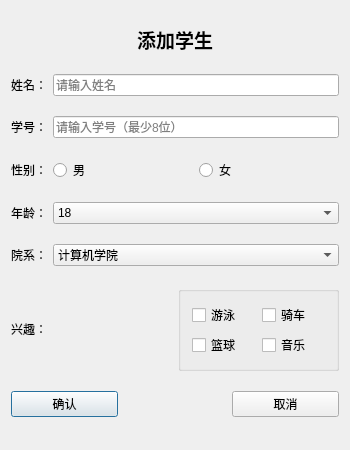
<?xml version="1.0" encoding="UTF-8"?>
<ui version="4.0">
 <class>AddStudentClass</class>
 <widget class="QDialog" name="AddStudentClass">
  <property name="geometry">
   <rect>
    <x>0</x>
    <y>0</y>
    <width>350</width>
    <height>450</height>
   </rect>
  </property>
  <property name="windowTitle">
   <string>AddStudent</string>
  </property>
  <layout class="QVBoxLayout" name="verticalLayout">
   <item>
    <widget class="QLabel" name="label">
     <property name="sizePolicy">
      <sizepolicy hsizetype="Preferred" vsizetype="Fixed">
       <horstretch>0</horstretch>
       <verstretch>0</verstretch>
      </sizepolicy>
     </property>
     <property name="font">
      <font>
       <pointsize>14</pointsize>
       <weight>75</weight>
       <bold>true</bold>
      </font>
     </property>
     <property name="text">
      <string>添加学生</string>
     </property>
     <property name="alignment">
      <set>Qt::AlignCenter</set>
     </property>
    </widget>
   </item>
   <item>
    <layout class="QHBoxLayout" name="horizontalLayout" stretch="0,0">
     <item>
      <widget class="QLabel" name="label_2">
       <property name="text">
        <string>姓名：</string>
       </property>
      </widget>
     </item>
     <item>
      <widget class="QLineEdit" name="leName">
       <property name="placeholderText">
        <string>请输入姓名</string>
       </property>
       <property name="clearButtonEnabled">
        <bool>true</bool>
       </property>
      </widget>
     </item>
    </layout>
   </item>
   <item>
    <layout class="QHBoxLayout" name="horizontalLayout_2" stretch="0,0">
     <item>
      <widget class="QLabel" name="label_3">
       <property name="text">
        <string>学号：</string>
       </property>
      </widget>
     </item>
     <item>
      <widget class="QLineEdit" name="leId">
       <property name="placeholderText">
        <string>请输入学号（最少8位）</string>
       </property>
       <property name="clearButtonEnabled">
        <bool>true</bool>
       </property>
      </widget>
     </item>
    </layout>
   </item>
   <item>
    <layout class="QHBoxLayout" name="horizontalLayout_3" stretch="1,4,4">
     <item>
      <widget class="QLabel" name="label_4">
       <property name="text">
        <string>性别：</string>
       </property>
      </widget>
     </item>
     <item>
      <widget class="QRadioButton" name="rbMale">
       <property name="text">
        <string>男</string>
       </property>
       <attribute name="buttonGroup">
        <string notr="true">sexBtnGroup</string>
       </attribute>
      </widget>
     </item>
     <item>
      <widget class="QRadioButton" name="rbFemale">
       <property name="text">
        <string>女</string>
       </property>
       <attribute name="buttonGroup">
        <string notr="true">sexBtnGroup</string>
       </attribute>
      </widget>
     </item>
    </layout>
   </item>
   <item>
    <layout class="QHBoxLayout" name="horizontalLayout_4" stretch="1,8">
     <item>
      <widget class="QLabel" name="label_6">
       <property name="text">
        <string>年龄：</string>
       </property>
      </widget>
     </item>
     <item>
      <widget class="QComboBox" name="cbAge">
       <item>
        <property name="text">
         <string>18</string>
        </property>
       </item>
       <item>
        <property name="text">
         <string>19</string>
        </property>
       </item>
       <item>
        <property name="text">
         <string>20</string>
        </property>
       </item>
       <item>
        <property name="text">
         <string>21</string>
        </property>
       </item>
       <item>
        <property name="text">
         <string>22</string>
        </property>
       </item>
       <item>
        <property name="text">
         <string>23</string>
        </property>
       </item>
      </widget>
     </item>
    </layout>
   </item>
   <item>
    <layout class="QHBoxLayout" name="horizontalLayout_5" stretch="1,8">
     <item>
      <widget class="QLabel" name="label_7">
       <property name="text">
        <string>院系：</string>
       </property>
      </widget>
     </item>
     <item>
      <widget class="QComboBox" name="cbColleage">
       <item>
        <property name="text">
         <string>计算机学院</string>
        </property>
       </item>
       <item>
        <property name="text">
         <string>通信学院</string>
        </property>
       </item>
       <item>
        <property name="text">
         <string>法学院</string>
        </property>
       </item>
       <item>
        <property name="text">
         <string>英语系</string>
        </property>
       </item>
      </widget>
     </item>
    </layout>
   </item>
   <item>
    <layout class="QHBoxLayout" name="horizontalLayout_6">
     <item>
      <widget class="QLabel" name="label_5">
       <property name="text">
        <string>兴趣：</string>
       </property>
      </widget>
     </item>
     <item>
      <widget class="QGroupBox" name="gbInteresting">
       <property name="sizePolicy">
        <sizepolicy hsizetype="Preferred" vsizetype="Fixed">
         <horstretch>0</horstretch>
         <verstretch>0</verstretch>
        </sizepolicy>
       </property>
       <layout class="QGridLayout" name="gridLayout">
        <item row="0" column="0">
         <widget class="QCheckBox" name="checkBox">
          <property name="text">
           <string>游泳</string>
          </property>
         </widget>
        </item>
        <item row="0" column="1">
         <widget class="QCheckBox" name="checkBox_2">
          <property name="text">
           <string>骑车</string>
          </property>
         </widget>
        </item>
        <item row="1" column="0">
         <widget class="QCheckBox" name="checkBox_3">
          <property name="text">
           <string>篮球</string>
          </property>
         </widget>
        </item>
        <item row="1" column="1">
         <widget class="QCheckBox" name="checkBox_4">
          <property name="text">
           <string>音乐</string>
          </property>
         </widget>
        </item>
       </layout>
      </widget>
     </item>
    </layout>
   </item>
   <item>
    <layout class="QHBoxLayout" name="horizontalLayout_7" stretch="3,3,3">
     <item>
      <widget class="QPushButton" name="btnOK">
       <property name="text">
        <string>确认</string>
       </property>
      </widget>
     </item>
     <item>
      <spacer name="horizontalSpacer">
       <property name="orientation">
        <enum>Qt::Horizontal</enum>
       </property>
       <property name="sizeHint" stdset="0">
        <size>
         <width>40</width>
         <height>20</height>
        </size>
       </property>
      </spacer>
     </item>
     <item>
      <widget class="QPushButton" name="btnCancel">
       <property name="text">
        <string>取消</string>
       </property>
      </widget>
     </item>
    </layout>
   </item>
  </layout>
 </widget>
 <layoutdefault spacing="6" margin="11"/>
 <resources>
  <include location="AddStudent.qrc"/>
 </resources>
 <connections/>
 <buttongroups>
  <buttongroup name="sexBtnGroup">
   <property name="exclusive">
    <bool>true</bool>
   </property>
  </buttongroup>
 </buttongroups>
</ui>
